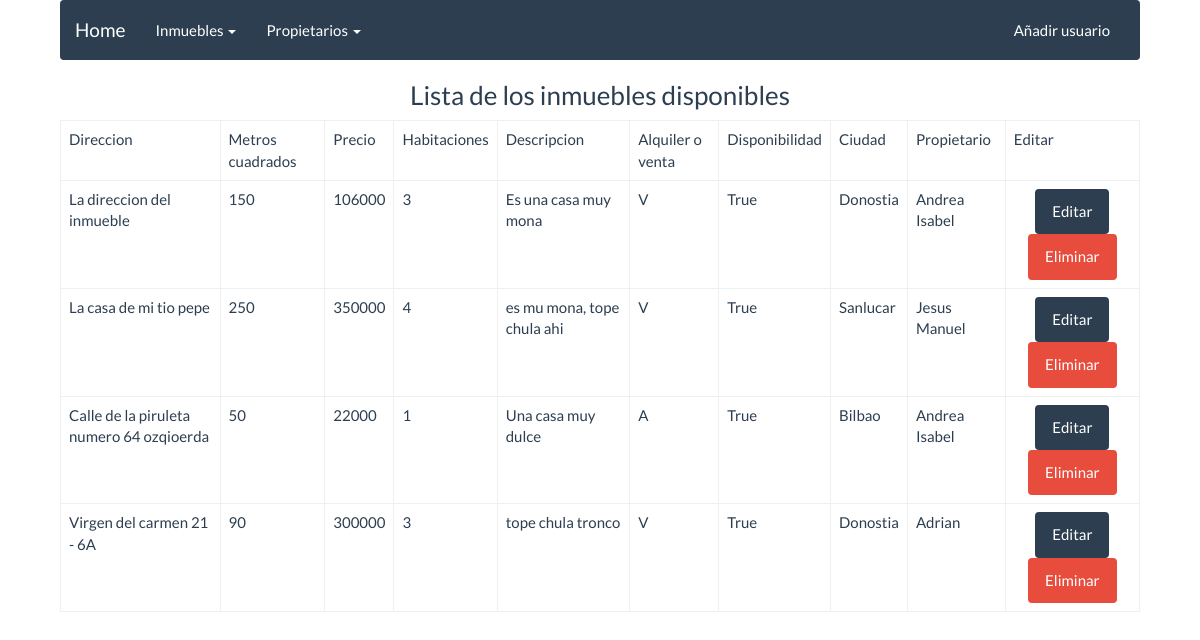
/inmuebles/index, run on an earlier commit of the app's database.
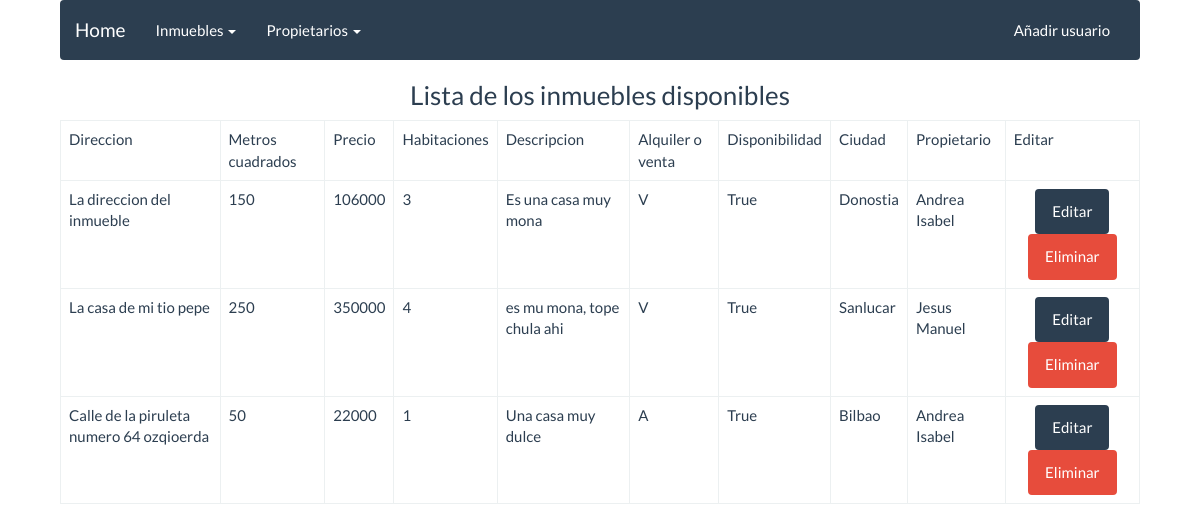
And on a later commit of the database.
### apps/inmuebles/models.py (models this page shows, shortened)
class Inmueble(models.Model):
	direccion = models.CharField(max_length=150)
	metros = models.IntegerField()
	precio = models.IntegerField()
	habitaciones = models.IntegerField()
	descripccion = models.CharField(max_length=300)
	opcion = models.CharField(max_length=2)
	disponibilidad = models.BooleanField()
	ciudad = models.ForeignKey(Ciudad, null=True, blank=True, on_delete=models.CASCADE)
	propietario = models.ForeignKey(Propietario, null=True, blank=True, on_delete=models.CASCADE)
	alqui = models.ManyToManyField(Cliente, through='alquiler', blank=True)

### apps/ciudades/models.py (models this page shows, shortened)
class Ciudad(models.Model):
	nombre = models.CharField(max_length=50)

### apps/propietarios/models.py (models this page shows, shortened)
class Propietario(models.Model):
	nombre = models.CharField(max_length=20)
	apellidos = models.CharField(max_length=40)
	fecha_nacimiento = models.DateField()
	direccion = models.CharField(max_length=150)
	telefono = models.CharField(max_length=15)
	email = models.EmailField()

### apps/inmuebles/views.py (the view)
class Inmuebles(ListView):
	model = Inmueble
	template_name = "inmuebles/index.html"

### templates/inmuebles/index.html (shortened to what this page needs)
{% extends 'base/base.html' %}
{% block importfiles %}
	<link rel="stylesheet" type="text/css" href="/static/css/style.css">
{% endblock %}
{% block content %}
	<h3>Lista de los inmuebles disponibles</h3>
	<table class="table table-bordered">
		<thead>
			<tr>
				<td>Direccion</td>
				<td>Metros cuadrados</td>
				<td>Precio</td>
				<td>Habitaciones</td>
				<td>Descripcion</td>
				<td>Alquiler o venta</td>
				<td>Disponibilidad</td>
				<td>Ciudad</td>
				<td>Propietario</td>
				<td>Editar</td>
			</tr>
		</thead>
		<tbody>
			{% if object_list %}
				{% for inmueble in object_list %}
					{% if inmueble.disponibilidad == True %}
					<tr>
						<td>{{ inmueble.direccion }}</td>
						<td>{{ inmueble.metros }}</td>
						<td>{{ inmueble.precio }}</td>
						<td>{{ inmueble.habitaciones }}</td>
						<td>{{ inmueble.descripccion }}</td>
						<td>{{ inmueble.opcion }}</td>
						<td>{{ inmueble.disponibilidad }}</td>
						<td>{{ inmueble.ciudad.nombre }}</td>
						<td>{{ inmueble.propietario.nombre }}</td>
						<td class='td-center'><a class="btn btn-primary" href="/inmuebles/editar/{{ inmueble.id }}">Editar</a><a class="btn btn-danger" href="/inmuebles/delete/{{ inmueble.id }}">Eliminar</a></td>
					</tr>
					{% endif %}
				{% endfor %}
			{% else %}
			<h1>En este momento no hay ningun apartamento disponible</h1>
			{% endif %}
		</tbody>
	</table>
{% endblock %}

What changed in the data, as far as the page shows it:
removed Inmueble: direccion "Virgen del carmen 21 - 6A", metros "90", precio "300000", habitaciones "3", descripccion "tope chula tronco", opcion "V", disponibilidad "True", ciudad.nombre "Donostia", propietario.nombre "Adrian"
